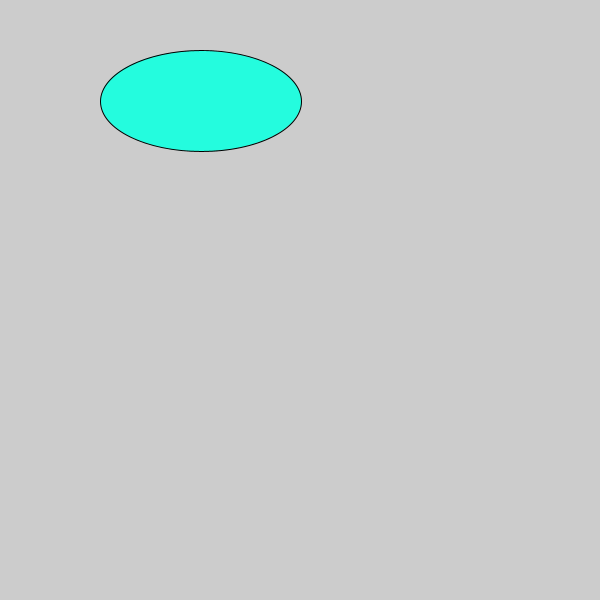
Frame 1 (no input)
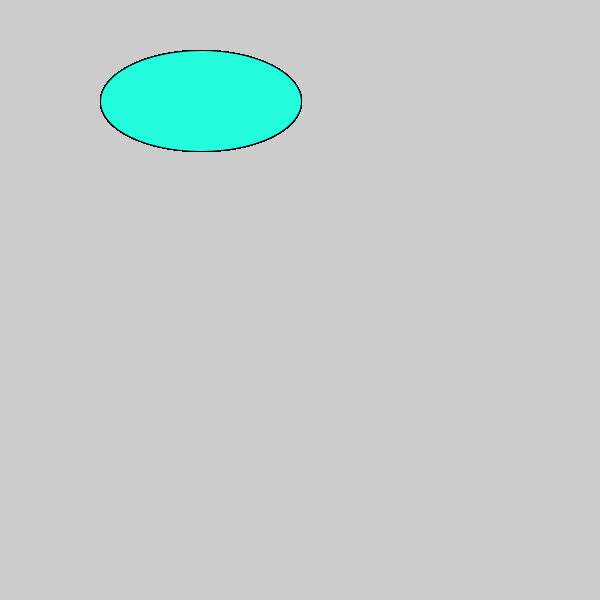
Frame 60 (the mouse pressed at the canvas centre just before this capture)
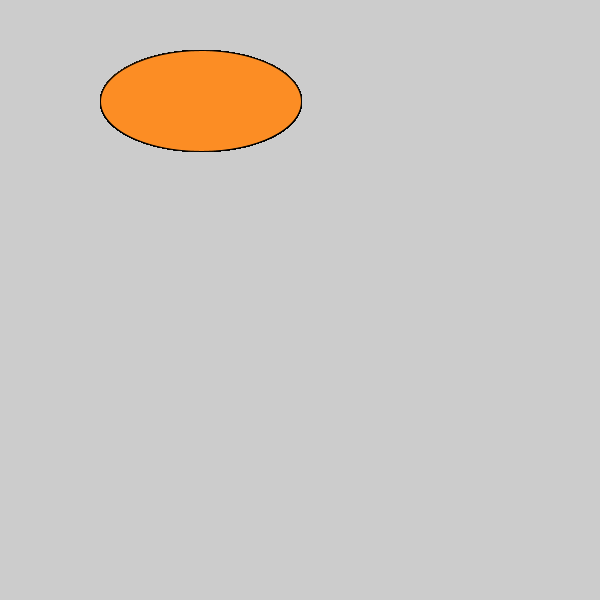
Frame 120 (the mouse held since frame 60 and released just before this capture)

The Processing sketch that drew these frames (run headless with seeded random() and noise(); from frame 60 on, the mouse is pressed at the canvas centre):

// Processing sketch: logical__
// ── logical__.pde
void setup() {                                                 
  size (600, 600) ;
}
void draw() {                                                   
  fill (  #24FCDE );  
  

  if (mousePressed) {
    fill ( #FC8D24 );
  }  ellipse (201, 101, 201,101) ;


}
